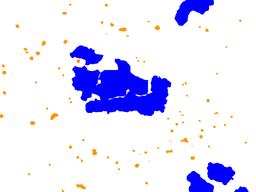
#> input picture benign_4x/_11016_gt.png, 256 x 192 px, shrunk from 1920 x 1440 before the run, given in place of _11001.tif, which was not available
$ python TrialGabor.py   (older library calls are emulated)
#> lines starting #> are read from the running program, lines starting #| are printed output that depends on the picture; long printed decimals are rounded; pictures that were not available may be replaced by others from this repository, and a replacement may not be noted
# -*- coding: utf-8 -*-
"""MP.ipynb

Automatically generated by Colaboratory.

Original file is located at
    https://colab.research.google.com/drive/1SH4eZop1fM05wvnz767ng4C4kVNZlhcq
"""

from google.colab import drive
drive.mount('/content/gdrive')

import os
os.chdir('/content/gdrive/My Drive/MP2/')

import numpy as np
import cv2
import matplotlib.pyplot as plt

img = cv2.imread('benign_4x/_11001.tif')
#> img is the input picture: shape (192, 256, 3); mean B, G, R 252, 226.7, 228
img_gt = cv2.imread('benign_4x/_11001_gt.png')
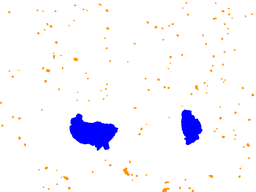
#> input picture benign_4x/_11001_gt.png, 256 x 192 px, shrunk from 1920 x 1440 before the run, found by its file name
#> img_gt is the input picture: shape (192, 256, 3); mean B, G, R 252.1, 245.8, 247
img_gt = np.array(img_gt)

fig, (a1,a2) = plt.subplots(1,2, figsize=(25,25))
a1.imshow(img)
a2.imshow(img_gt)
fig.show

df = []
thetaAll = []
sigmaAll = []
gammaAll = []
lamdaAll = []
num = 1  #To count numbers up in order to give Gabor features a lable in the data frame
kernels = []  #Create empty list to hold all kernels that we will generate in a loop
for theta in range(2):   #Define number of thetas. Here only 2 theta values 0 and 1/4 . pi
    theta = theta / 4. * np.pi
    for sigma in (1, 3):  #Sigma with values of 1 and 3
        for lamda in np.arange(0, np.pi, np.pi / 4):   #Range of wavelengths
            for gamma in (0.05, 0.5):   #Gamma values of 0.05 and 0.5

                gabor_label = 'Gabor' + str(num)  #Label Gabor columns as Gabor1, Gabor2, etc.
#                print(gabor_label)
                ksize=9
                kernel = cv2.getGaborKernel((ksize, ksize), sigma, theta, lamda, gamma, 0, ktype=cv2.CV_32F)
                kernels.append(kernel)
                #Now filter the image and add values to a new column
                fimg = cv2.filter2D(img, cv2.CV_8UC3, kernel)
                #filtered_img = fimg.reshape(-1)
                #df[gabor_label] = filtered_img  #Labels columns as Gabor1, Gabor2, etc.
                df.append(fimg)
                thetaAll.append(theta)
                sigmaAll.append(sigma)
                lamdaAll.append(lamda)
                gammaAll.append(gamma)
                print(gabor_label, ': theta=', theta, ': sigma=', sigma, ': lamda=', lamda, ': gamma=', gamma)
                num += 1  #Increment for gabor column label
#> after the loop, df = 32 items; gammaAll = 32 values, max 0.5 at index 1, min 0.05 at index 0, mean 0.275; kernels = 32 items; lamdaAll = 32 values, max 2.36 at index 6, min 0 at index 0, mean 1.18; num = 33; sigmaAll = 32 values, max 3 at index 8, min 1 at index 0, mean 2; thetaAll = 32 values from 0 to 0.785


#df.to_csv("Gabor.csv")

df = np.array(df)
thetaAll = np.array(thetaAll)
sigmaAll = np.array(sigmaAll)
gammaAll = np.array(gammaAll)
lamdaAll = np.array(lamdaAll)

kernels = np.array(kernels)

for i in range(len(df)):
  plt.imshow(df[i])
  plt.show()
  plt.imshow(kernels[i])
  plt.show()
  print("theta: ", thetaAll[i], " sigma: ", sigmaAll[i], " gamme: ", gammaAll[i], " lamda: ", lamdaAll[i])
#> this loop made 32 passes
#| theta:  0.0  sigma:  1  gamme:  0.05  lamda:  0.0
#| theta:  0.0  sigma:  1  gamme:  0.5  lamda:  0.0
#| theta:  0.0  sigma:  1  gamme:  0.05  lamda:  0.7854
#| theta:  0.0  sigma:  1  gamme:  0.5  lamda:  0.7854
#| theta:  0.0  sigma:  1  gamme:  0.05  lamda:  1.571
#| theta:  0.0  sigma:  1  gamme:  0.5  lamda:  1.571
#| theta:  0.0  sigma:  1  gamme:  0.05  lamda:  2.356
#| theta:  0.0  sigma:  1  gamme:  0.5  lamda:  2.356
#> (further printed lines are left out)
#> pass 1, `plt.show()`:
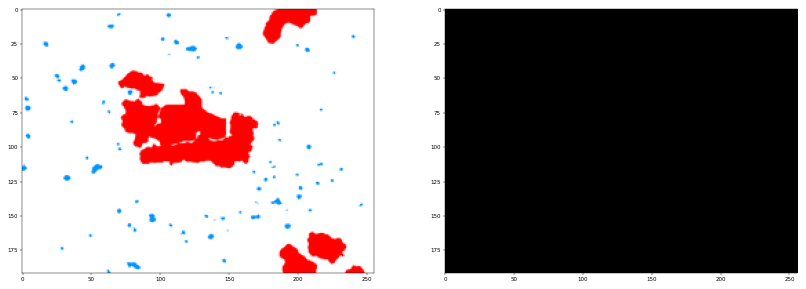
#> figure drawn by matplotlib, 2 panels; B, G, R data is drawn as R, G, B
#> pass 1, `plt.show()`:
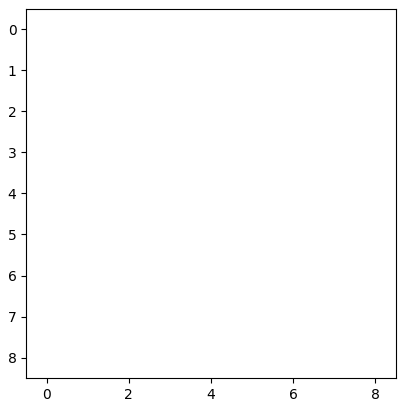
#> figure drawn by matplotlib, 1 panel

ksize = 9
#sigma = 1.55
theta = 0.0
#lamda = 4.75
gamma = 1


img_grey= cv2.cvtColor(img, cv2.COLOR_BGR2GRAY)
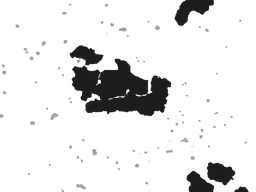
#> img_grey: shape (192, 256); min 29, max 255, mean 230
#plt.imshow(img_grey, cmap = 'gray')
#plt.show()

kernels = []
features = []

for sigma in np.arange(1,2,0.5):
  for lamda in np.arange(3,5,0.25):
    for gamma in np.arange(0.5,1.25,0.25):
      k = cv2.getGaborKernel((ksize, ksize), sigma, theta, lamda, gamma, 0, ktype=cv2.CV_32F)
      kernels.append(k)
      fimg = cv2.filter2D(img_grey, cv2.CV_8UC1, k)
      #fimg = cv2.GaussianBlur(fimg, (15,15), 5, 5)
      fimg = cv2.medianBlur(fimg, 11)
      fimg = fimg.reshape((fimg.shape[0]*fimg.shape[1],))
      features.append(fimg)
#> after the loop, features = 48 items; kernels = 48 items

features = np.array(features)
features = features.T
#features = features.reshape((len(features[0]), len(features)))
kernels = np.array(kernels)
# [14 lines of commented-out code are left out]

a = np.array([1,2,3])
b = np.array([4,5,6])
a.reshape(1,3)
b.reshape((3,1))
l = []
l.append(a)
l.append(b)
l = np.array(l)
print(a.shape)
print(b.shape)
print(l.shape)
print(features.shape)
#| (49152, 48)

from sklearn.cluster import KMeans

kmeans = KMeans(n_clusters=3)
kmeans.fit(features)
y = kmeans.predict(features)
img_seg = y.reshape((img.shape[0], img.shape[1]))
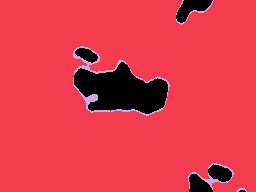
#> img_seg: shape (192, 256) int32; 3 distinct labels, from 0 to 2; one colour per label, 0 black
img_seg_copy = np.copy(img_seg)

plt.figure(figsize= (10,10))
#> (the run stopped early here; a loop or call above may not have finished)
